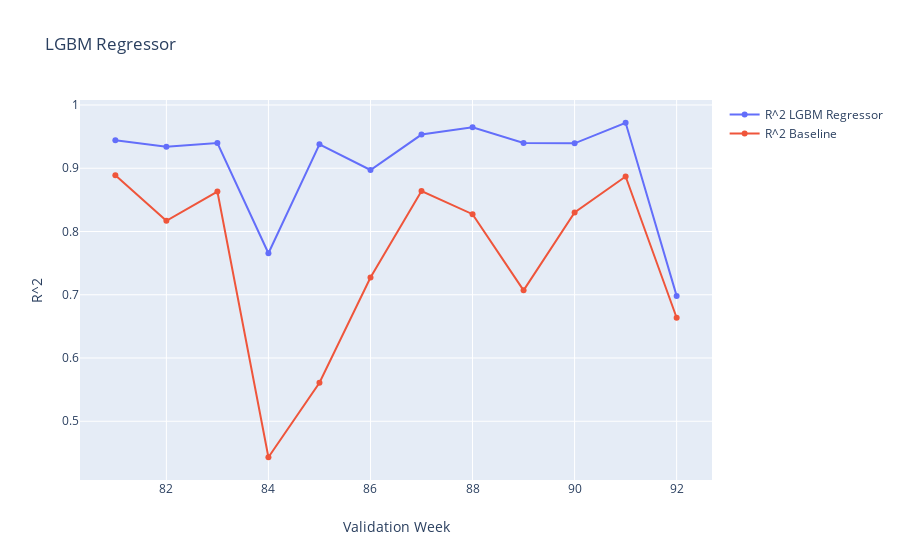

Source (notebook cell):
### Code cell
fig = go.Figure()
fig.add_trace(go.Scatter(x= list(range(81,93)), 
                        y=R2, 
                        mode='markers+lines',
                        name='R^2 LGBM Regressor'))

fig.add_trace(go.Scatter(x= list(range(81,93)), 
                        y=R2_b, 
                        mode='markers+lines',
                        name='R^2 Baseline'))
fig.update_layout(
    title="LGBM Regressor",
    xaxis_title="Validation Week",
    yaxis_title="R^2",
)
                    
fig.show()

### Figure 1 — Plotly figure (JSON) as saved in the notebook; plotly's stock layout.template omitted (floating-point values rounded to 4 significant figures)
{"data": [{"mode": "markers+lines", "name": "R^2 LGBM Regressor", "type": "scatter", "x": [81, 82, 83, 84, 85, 86, 87, 88, 89, 90, 91, 92], "y": [0.9443, 0.9339, 0.94, 0.7656, 0.9379, 0.8972, 0.9532, 0.9649, 0.94, 0.9393, 0.9719, 0.6982]}, {"mode": "markers+lines", "name": "R^2 Baseline", "type": "scatter", "x": [81, 82, 83, 84, 85, 86, 87, 88, 89, 90, 91, 92], "y": [0.889, 0.8168, 0.8631, 0.4431, 0.5608, 0.7272, 0.8639, 0.8274, 0.707, 0.8302, 0.8869, 0.6636]}], "layout": {"title": {"text": "LGBM Regressor"}, "xaxis": {"title": {"text": "Validation Week"}}, "yaxis": {"title": {"text": "R^2"}}}}
